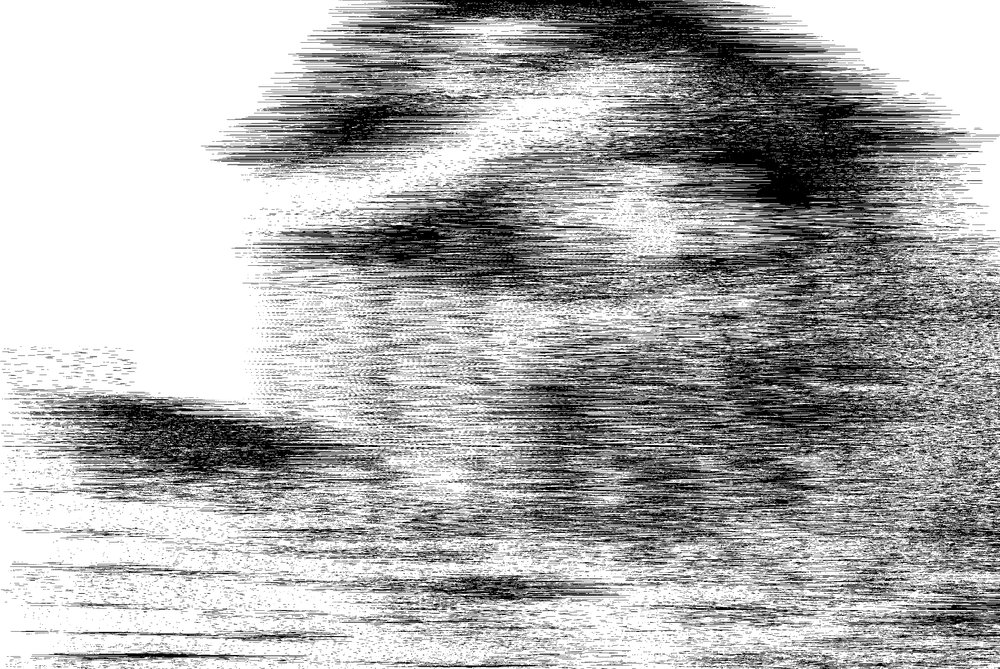
%> input picture fichier2.bmp, 1000 x 669 px, shrunk from 3072 x 2055 before the run
$ octave Image_restoration.m   (GNU Octave 9; MATLAB toolbox functions it lacks are replaced by stand-ins)
%> lines starting %> are read from the running program, lines starting %| are printed output that depends on the picture; in (x1, y1, x2, y2) boxes, pixels count from 0 and x2, y2 are one past the last pixel; in counts of white or black regions, pixels touching at a corner belong together; the program's own positions count from 1
clc;
clear B;
%read the image from file
B = imread('fichier2.bmp','bmp');
%> B is the input picture: size 669x1000 uint8; min 0, max 255, mean 173.3
B = 255 * B;
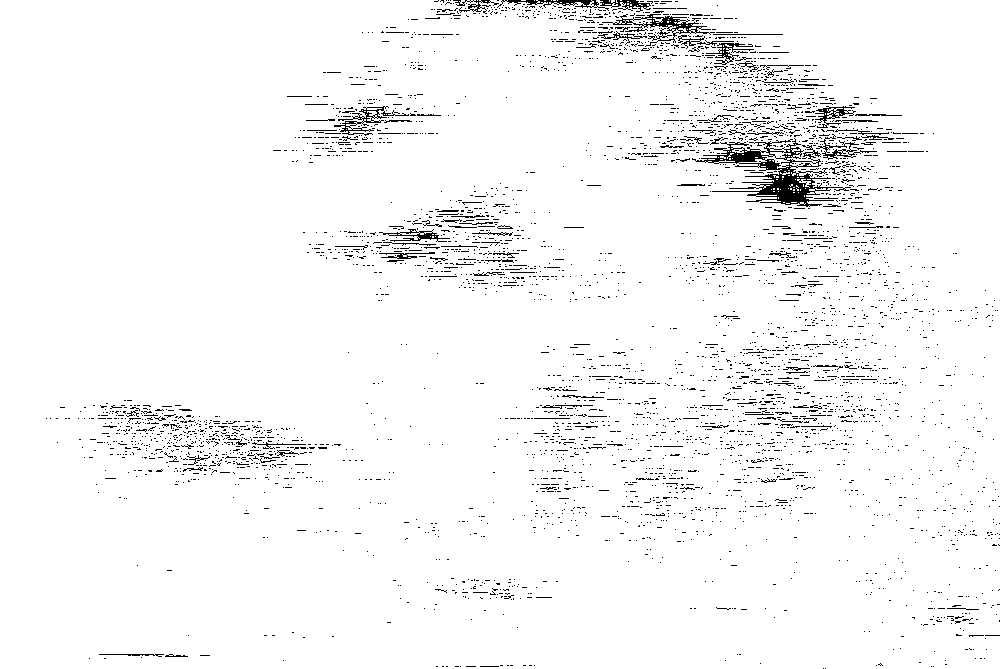
%> B: size 669x1000 uint8; 96.5% white; black in thin lines or dots
image(B);
colormap("gray")

% get and display the values of rows and column of the image
[row,col] = size(B);
%> row = 669; col = 1000
disp (row)
%| 669
disp(col)
%| 1000

% imfinfo("fichier2.bmp")
%calculate the shift using the xcorr() function starting with the
% first line and second line and repeat the same for the second and next
% for all the lines. The max() function is used to get the maximum distance
% between the lines and the location
shift = zeros(row,1);
for n=1:row - 1
 u = xcorr(B(n + 1,:),B(n,:));
 [a, b] = max(u);
 shift(n+1) = col - b;
end
%> this loop made 668 passes
%> (a, b) on passes 1 to 3: (52020000, 1002), (52020000, 999), (54816075, 1003)
%> after the loop, shift = 669 values, max 21 at index 144, min -24 at index 417, mean 0.127

%add up all the shift into 'cumshift' from the second line to the last
%using cumsum () function
cumshift = cumsum(shift);
%> cumshift = 669 values, max 118 at index 235, min -22 at index 27, mean 81.79

%print the values of the cumulative shifts
disp(cumshift)

%all the shift are added into to the horinzontal lines starting from line2
T = zeros(row,col);
T(1,:) = B(1,:);
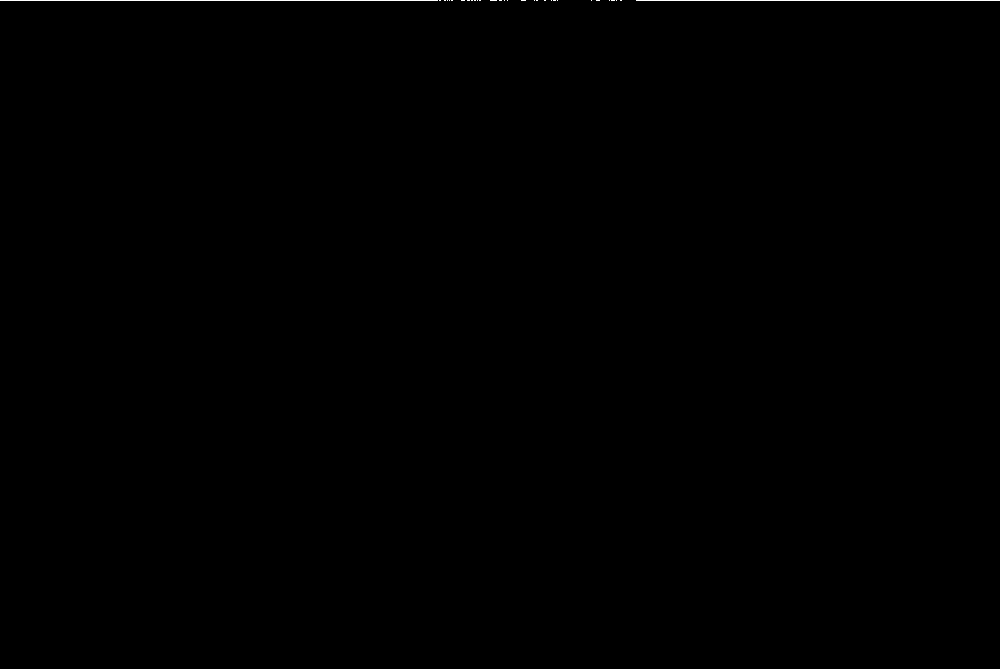
%> T: size 669x1000 double; 0.13% white in thin lines or dots, all inside (x1, y1, x2, y2) = (0, 0, 1000, 1)
for k = 2:row
    T(k,:)= circshift(B(k,:),cumshift(k));
end
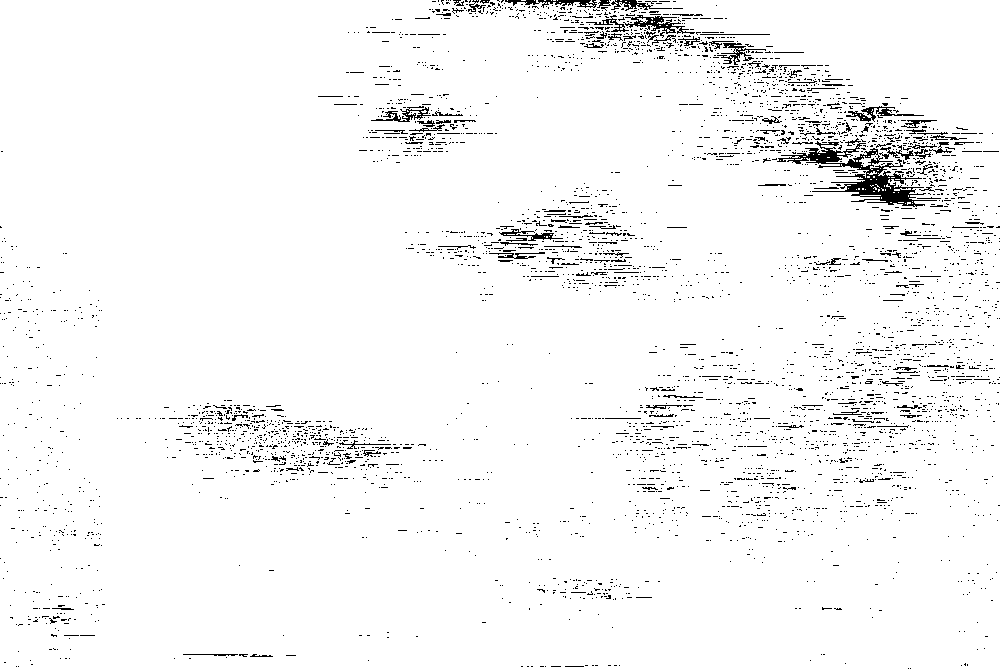
%> T: size 669x1000 double; 96.5% white; black in thin lines or dots

%displaye the new image(T)
image(T);
